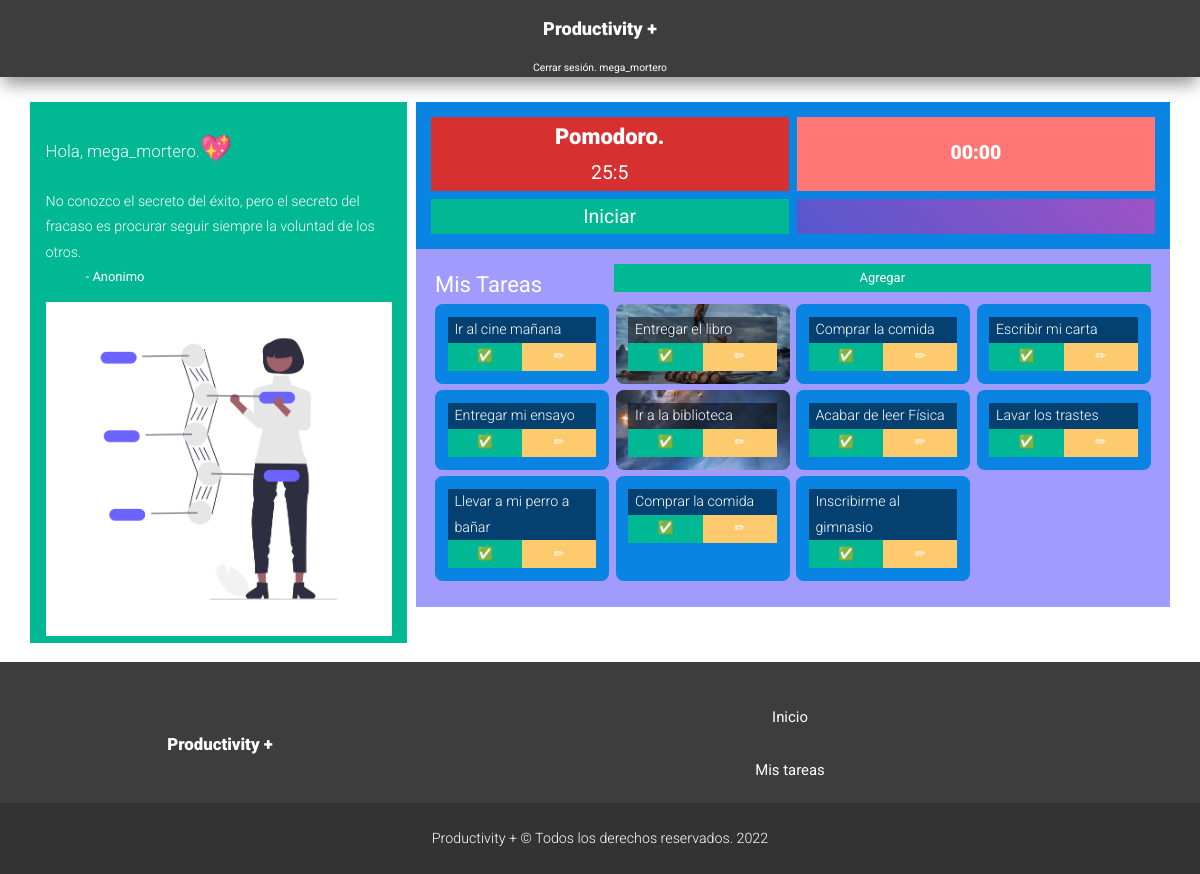
/home.php (signed in), run on the app's committed database.
### tables this page shows
CREATE TABLE `phrase` (
  `id` int(11) NOT NULL AUTO_INCREMENT,
  `phrase_content` mediumtext NOT NULL,
  `autor` varchar(30) DEFAULT NULL,
  `adminId` int(11) NOT NULL,
  PRIMARY KEY (`id`),
  KEY `adminId_idx` (`adminId`),
  CONSTRAINT `adminId` FOREIGN KEY (`adminId`) REFERENCES `admin` (`id`) ON DELETE NO ACTION ON UPDATE NO ACTION
);

CREATE TABLE `images_phrase` (
  `id` int(11) NOT NULL AUTO_INCREMENT,
  `images` varchar(200) NOT NULL,
  `adminId` int(11) NOT NULL,
  PRIMARY KEY (`id`),
  KEY `adminId_idx` (`adminId`),
  CONSTRAINT `images_phrase_ibfk_1` FOREIGN KEY (`adminId`) REFERENCES `admin` (`id`)
);

CREATE TABLE `task` (
  `id` int(11) NOT NULL AUTO_INCREMENT,
  `title` varchar(45) NOT NULL,
  `image` varchar(200) DEFAULT NULL,
  `userId` int(11) NOT NULL,
  `date` date DEFAULT NULL,
  PRIMARY KEY (`id`),
  KEY `userId_idx` (`userId`),
  CONSTRAINT `userId` FOREIGN KEY (`userId`) REFERENCES `user` (`id`) ON DELETE NO ACTION ON UPDATE NO ACTION
);

### home.php (the view, shortened to what this page needs)
<?php
$session_id = $_SESSION["id"];
$db = conectarDB();
mysqli_query($db,"SET NAMES 'utf8'");
include "includes/templates/header.php";
?>
    <div class="body-div container">
        <aside>
            <div class="container phrase-container">
                <div class="greet_user">
                    <h3>Hola, <?php echo $_SESSION['username']; ?>.<span class="emoji">💖</span></h3>
                </div>
                <div class="text-phrase-container">
                    <?php
                    $query = "SELECT * FROM phrase ORDER BY RAND()";
                    $consult = mysqli_query($db, $query);
                    $phrase = mysqli_fetch_assoc($consult);
                    ?>
                    <p><?php echo $phrase["phrase_content"]; ?></p>
                    <blockquote>- <?php echo $phrase["autor"]; ?></blockquote>
                    <?php
                    $query = "SELECT * FROM images_phrase ORDER BY RAND()";
                    $consult = mysqli_query($db, $query);
                    $image = mysqli_fetch_assoc($consult);
                    ?>
                    <img src="images/<?php echo $image["images"]; ?>" alt="" id="phrase-image" class="phrase-image">
                </div>
            </div>
        </aside>
        <main class="main">
            <div class="pomodoro">
                <div class="pomodoro-start">
                    <h3 class="title">Pomodoro.</h3>
                    <span>25:5</span>
                </div>
                <div class="pomodoro-counter">
                    <span id="timer">00:00</span>
                </div>
                <button class="btn-green-block" id="start-pomodoro">Iniciar</button>
                <div class="pomodoro-state"><span id="pomodoro-message"></span></div>
            </div>
            <div class="tasks">
                <header class="header-tasks">
                    <h3 class="title ">Mis Tareas</h3>
                    <button class="btn-green-block" id="btn-add">Agregar</button>
                </header>
                <div class="task-container">
                <?php
                $query = "SELECT * FROM task WHERE userId = '${session_id}'";
                $consult = mysqli_query($db, $query);
                ?>
                <?php while($task = mysqli_fetch_assoc($consult)): ?>
                    <div class="task"
                    style='background-image: url("images/<?php echo $task["image"]; ?>");'>
                        <div class="task-content" id="<?php echo $task["id"]; ?>">
                            <p class="title-task">
                                <?php echo $task["title"]; ?>
                            </p>
                            <div class="controls">
                                <form action="" method="POST" enctype="multipart/form-data">
                                    <input type="submit" value="✅" class="btn-green-block">
                                </form>
                                <button class="btn-orange edit" id="<?php echo $task["id"]; ?>">✏</button>
                            </div>
                        </div>
                    </div>
                    <?php endwhile; ?>
                </div>
            </div>
        </main>
    </div>
<?php
include "includes/templates/footer.php";
?>

### build/css/app.css (style rules this page uses)
html { -webkit-text-size-adjust:100%;line-height:1.15 }
body { margin:0 }
main { display:block }
img { border-style:none }
button,input,optgroup,select,textarea { font-family:inherit;font-size:100%;line-height:1.15;margin:0 }
button,input { overflow:visible }
button,select { text-transform:none }
[type=button],[type=reset],[type=submit],button { -webkit-appearance:button }
html { box-sizing:border-box;font-size:62.5% }
@media (min-width:954px) { html { font-size:40.5% } }
*,:after,:before { box-sizing:inherit }
body { font-family:Roboto,sans-serif;font-size:1.6rem;line-height:1.8 }
.container { margin:0 auto;max-width:180rem;width:90% }
@media (min-width:954px) { .container { width:95% } }
.emoji { font-size:4rem }
img,picture { display:block;width:100% }
h3 { font-size:2.6rem }
h3,p { font-weight:300 }
p { font-size:2.2rem }
span { font-size:3rem }
.title { font-size:3.4rem;font-weight:900;margin:0 }
.btn-green-block { background-color:#00b894;border:none;color:#fff;display:block;font-size:2rem;font-weight:400;padding:1rem 3rem;text-align:center;text-decoration:none;width:100% }
.btn-orange { background-color:#fdcb6e;border:none;color:#fff;display:block;font-size:2rem;font-weight:400;padding:1rem 3rem;text-align:center;text-decoration:none }
.body-div { display:grid;margin-top:12rem }
@media (min-width:954px) { .body-div { gap:1.3rem;grid-template-columns:1fr 2fr;margin-top:15.7rem } }
.pomodoro { background-color:#0984e3;padding:2.3rem }
@media (min-width:954px) { .pomodoro { display:grid;gap:1.2rem;grid-template-columns:1fr 1fr } }
.pomodoro button { font-size:3rem }
.pomodoro div { color:#fff;display:grid;margin-bottom:2rem;place-items:center }
@media (min-width:954px) { .pomodoro div { margin-bottom:0 } }
.pomodoro .pomodoro-start { background-color:#d63031;min-height:11.5rem }
.pomodoro .pomodoro-counter { background-color:#ff7675;font-weight:900;min-height:11.5rem }
.pomodoro .pomodoro-state { -webkit-animation:move 10s ease-in-out infinite;animation:move 10s ease-in-out infinite;background-color:#4158d0;background-image:linear-gradient(43deg,#4158d0,#c850c0 46%,#ffcc70);background-size:400% 400%;height:9rem;margin-top:2rem }
@media (min-width:954px) { .pomodoro .pomodoro-state { height:auto;margin-top:0 } }
.header-tasks { display:block;padding-bottom:2rem }
@media (min-width:954px) { .header-tasks { align-items:center;display:grid;grid-template-columns:1fr 3fr;padding-bottom:0 } }
.tasks { background-color:#a29bfe;color:#fff;padding:.4rem 3rem 4rem }
.tasks h3 { font-weight:400;margin-top:2rem }
.task-container { display:grid;gap:1rem;grid-template-columns:1fr }
@media (min-width:542px) { .task-container { grid-template-columns:1fr 1fr } }
@media (min-width:954px) { .task-container { grid-template-columns:1fr 1fr 1fr } }
@media (min-width:1200px) { .task-container { grid-template-columns:1fr 1fr 1fr 1fr } }
.task { background-color:#0984e3;background-position:50%,50%;background-size:cover;border-radius:1.2rem;color:#fff;padding:2rem;transition:.1s ease-in-out }
.task p { background-color:rgba(0,0,0,.5);margin:0;padding:0 1rem }
.controls { display:grid;grid-template-columns:1fr 1fr }
aside { background-color:#00b894;color:#fff;padding:1rem }
aside .text-phrase-container p { margin-bottom:0 }
aside .text-phrase-container blockquote { font-size:2rem;margin-top:0 }
aside .text-phrase-container .phrase-image { max-height:30rem }
@media (min-width:954px) { aside .text-phrase-container .phrase-image { max-height:none } }

### data on the page
phrase: phrase_content "No conozco el secreto del éxito, pero el secreto del fracaso es procurar seguir siempre la voluntad de los otros.", autor "Anonimo"
images_phrase: images (picture)
task: title "Ir al cine mañana"
task: image (picture), title "Entregar el libro"
task: title "Comprar la comida"
task: title "Escribir mi carta"
task: title "Entregar mi ensayo"
task: image (picture), title "Ir a la biblioteca"
task: title "Acabar de leer Física"
task: title "Lavar los trastes"
task: title "Llevar a mi perro a bañar"
task: title "Comprar la comida"
task: title "Inscribirme al gimnasio"

### other printed values
$_SESSION['username'] "mega_mortero"
